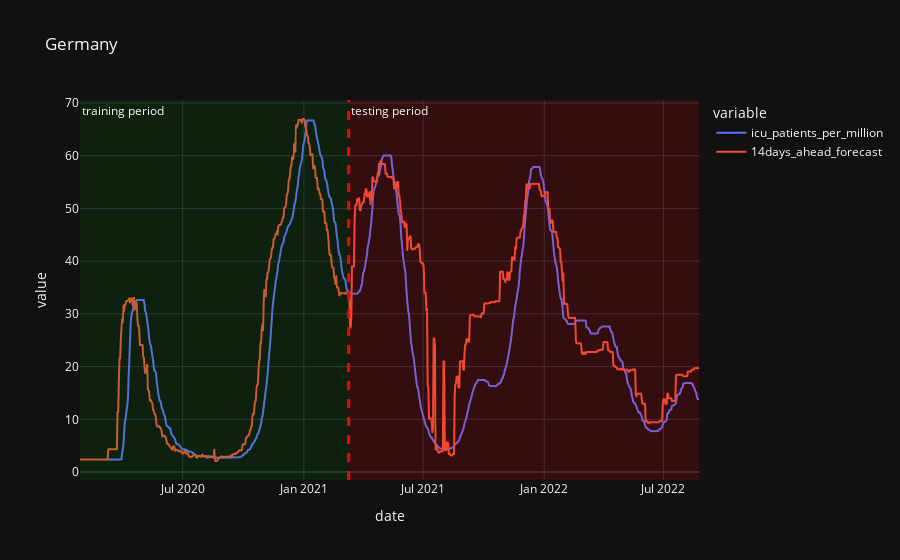

The notebook cell this image was saved under:
### Code cell
fig = px.line(df_country, x=df_country.index, y=['icu_patients_per_million',
                                                 forecast_name], title = country, template = 'plotly_dark')

fig.add_vline(x=split_date, line_width=3, line_dash="dash", line_color="red")

start_date, end_date = get_start_end_date(df_country)
fig.add_vrect(x0=start_date, x1=split_date, row="all", col=1,
              annotation_text="training period", annotation_position="top left",
              fillcolor="green", opacity=0.15, line_width=0)

fig.add_vrect(x0=split_date, x1=end_date, row="all", col=1,
              annotation_text="testing period", annotation_position="top left",
              fillcolor="red", opacity=0.15, line_width=0)

fig.show()

### Figure 1 — Plotly figure (JSON) as saved in the notebook; plotly's stock layout.template omitted (floating-point values rounded to 4 significant figures; data arrays with more than 128 entries replaced by an {"elided": "..."} marker saying what was removed)
{"data": [{"hovertemplate": "variable=icu_patients_per_million<br>date=%{x}<br>value=%{y}<extra></extra>", "legendgroup": "icu_patients_per_million", "line": {"color": "#636efa", "dash": "solid"}, "marker": {"symbol": "circle"}, "mode": "lines", "name": "icu_patients_per_million", "showlegend": true, "type": "scattergl", "x": {"elided": "941 str values"}, "xaxis": "x", "y": {"elided": "941 float values"}, "yaxis": "y"}, {"hovertemplate": "variable=14days_ahead_forecast<br>date=%{x}<br>value=%{y}<extra></extra>", "legendgroup": "14days_ahead_forecast", "line": {"color": "#EF553B", "dash": "solid"}, "marker": {"symbol": "circle"}, "mode": "lines", "name": "14days_ahead_forecast", "showlegend": true, "type": "scattergl", "x": {"elided": "941 str values"}, "xaxis": "x", "y": {"elided": "941 float values"}, "yaxis": "y"}], "layout": {"annotations": [{"showarrow": false, "text": "training period", "x": "2020-01-27", "xanchor": "left", "xref": "x", "y": 1, "yanchor": "top", "yref": "y domain"}, {"showarrow": false, "text": "testing period", "x": "2021-03-10", "xanchor": "left", "xref": "x", "y": 1, "yanchor": "top", "yref": "y domain"}], "legend": {"title": {"text": "variable"}, "tracegroupgap": 0}, "shapes": [{"line": {"color": "red", "dash": "dash", "width": 3}, "type": "line", "x0": "2021-03-10", "x1": "2021-03-10", "xref": "x", "y0": 0, "y1": 1, "yref": "y domain"}, {"fillcolor": "green", "line": {"width": 0}, "opacity": 0.15, "type": "rect", "x0": "2020-01-27", "x1": "2021-03-10", "xref": "x", "y0": 0, "y1": 1, "yref": "y domain"}, {"fillcolor": "red", "line": {"width": 0}, "opacity": 0.15, "type": "rect", "x0": "2021-03-10", "x1": "2022-08-24", "xref": "x", "y0": 0, "y1": 1, "yref": "y domain"}], "title": {"text": "Germany"}, "xaxis": {"anchor": "y", "domain": [0, 1], "title": {"text": "date"}}, "yaxis": {"anchor": "x", "domain": [0, 1], "title": {"text": "value"}}}}
